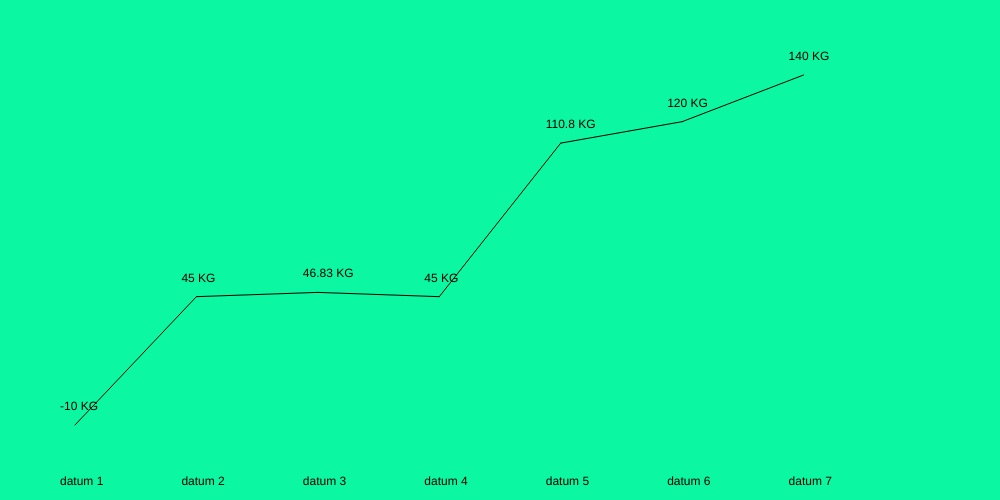
Frame 1 (no input)
Frame 60 (no input): identical to frame 1, image omitted
Frame 120 (the mouse pressed at the canvas centre since frame 60): identical to frame 1, image omitted

The p5.js sketch that drew this single still picture (run headless with seeded random() and noise() and a simulated clock; from frame 60 on, the mouse is pressed at the canvas centre):

// p5.js sketch
// ── sketch.js
function setup() {
	// Dates
	x = ["datum 1", "datum 2", "datum 3", "datum 4", "datum 5", "datum 6", "datum 7"];

	// Weights
	y = [-10, 45, 46.83, 45, 110.8, 120, 140];
	sorted_y = [-10, 45, 45, 46.83, 110.8, 120, 140];

	// Height and width of box/canvas
	width = 1000;
	height = 500;

	// Frame
	height_percentage = 0.7;
	width_percentage = 0.85;

	// Create the canvas
	createCanvas(width, height);

	// Calculate the step length in pixels in x-axis
	// step = (width / (x.length - 1)) - 16;
	step = step_calc()
};

function draw() {
	// Background and axis lines (and the text)
	background(12, 247, 161);
	// line(0, (height * 0.1), 0, (height * 0.9));
	// text(sorted_y[y.length - 1].toString(), 0, height * 0.1 - 5);
	// text(sorted_y[0].toString(), 0, height * 0.9 - 5);

	// Top
	// line(0, 36, 25, 36);
	// Bottom
	// line(0, 324, 25, 324);

	// First line
	current_x = 0.5 * (width - (width * width_percentage));
	current_y = y_pos(0);
	print("Current_y:")
	print(current_y);

	i = 0;
	while (i <= x.length) {
		i++;
		// The line
		line(current_x, current_y, (current_x + step), y_pos(i));

		// The texts
		// KG
		text(y[i - 1] + " KG", current_x - 15, current_y - 15);
		// DATE
		text(x[i - 1], current_x - 15, height - 15);

		// New positions
		current_x = (current_x + step);
		current_y = y_pos(i)
	};
};

function y_pos(i) {
	return ((height) - ((height * height_percentage) * ((y[i] - sorted_y[0]) / (sorted_y[sorted_y.length - 1] - sorted_y[0]))) - (height * (0.5 * (1 - height_percentage))));
};

function step_calc() {
	return ((width * width_percentage) / x.length);
};
